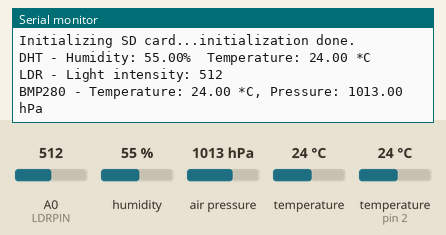
Bench run of a sketch on a simulated Arduino Nano, built with avr-gcc and run on an emulated ATmega328P. On the bench: the last lines printed to the serial monitor. Inputs (shaded band) come from the test bench; at power-on: humidity 55 %, air pressure 1013 hPa, A0 (LDRPIN) = 512, temperature 24 °C, temperature (sensor on pin 2) 24 °C. Storage starts empty.

Above: at 1.2 s.
1.3 s: humidity set to 22 %
At 2.23 s:
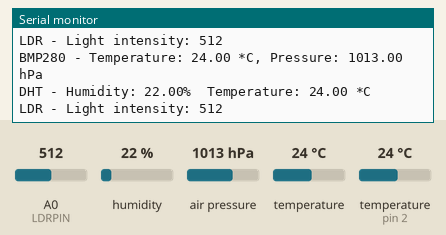
2.8 s: air pressure set to 952 hPa
At 3.8 s:
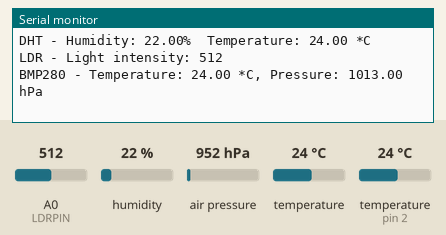
4.3 s: A0 (LDRPIN) set to 716
At 4.9 s:
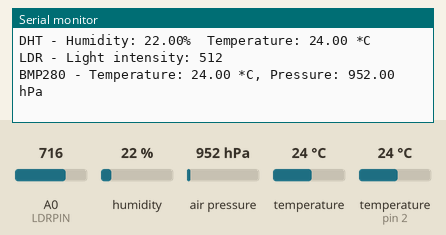
5.8 s: temperature (sensor 0) set to 12 °C
At 7.1 s:
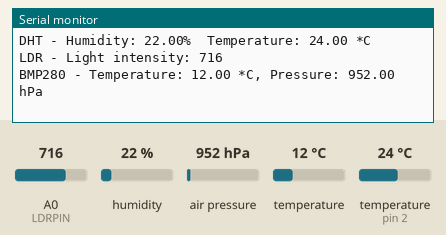
7.3 s: temperature (sensor on pin 2) set to 12 °C
At 8.7 s:
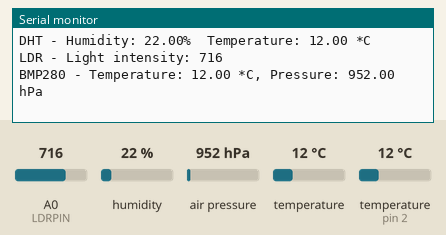
8.8 s: A0 (LDRPIN) set to 992
At 11.1 s:
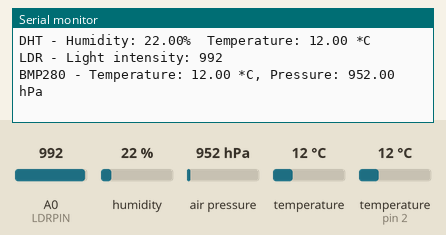
Timing chart, 0 to 11.3 s (numbered marks = the images above; inputs shaded):
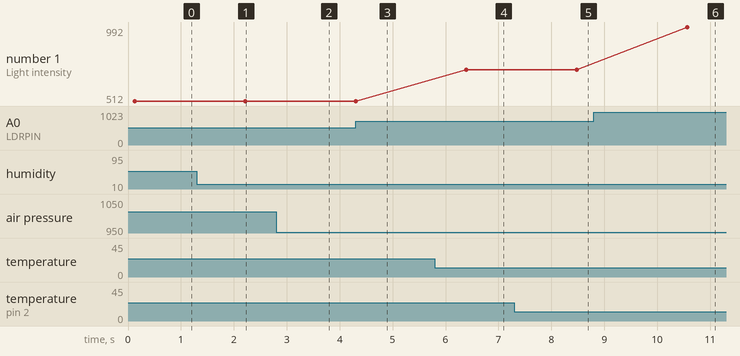

Measured:
- after the input at 1.3 s, the serial monitor: prints a new line after 0.87 s (image 1)
- after the input at 5.8 s, the serial monitor: prints a new line after 0.62 s (image 4)
- after the input at 7.3 s, the serial monitor: prints a new line after 1.1 s (image 5)
- after the input at 8.8 s, the serial monitor: prints a new line after 1.8 s (image 6)
- plotted number 1: 716 → 992 after the input at 8.8 s

The sketch:

Teste3.ino
```cpp
/*
Conexões para BMP280 com Arduino Nano utilizando SPI:

BMP280:
VCC: Conectar ao 3.3V do Arduino Nano
GND: Conectar ao GND do Arduino Nano
SCL: Conectar ao pino D13 (SCK) do Arduino Nano
SDA: Conectar ao pino D11 (MOSI) do Arduino Nano
CSB: Conectar ao pino D10 para Chip Select (CS)
SDO: Não utilizado no modo SPI

DHT22:
VCC: Conectar ao 5V do Arduino Nano
DATA: Conectar ao pino D2 do Arduino Nano
GND: Conectar ao GND do Arduino Nano

LDR:
Conectar um lado ao A0 do Arduino Nano
Conectar o outro lado a um resistor de pull-down de 10kΩ para o GND
VCC: Conectar ao 5V do Arduino Nano

SD:
MISO: D12
MOSI: D11
SCK: D13
SC:D10
Vcc: 5V
*/

#include <SPI.h>
#include <SD.h>
#include <Adafruit_Sensor.h>
#include <Adafruit_BMP280.h>
#include <DHT.h>

// Definindo os pinos para SPI do BMP280
#define BMP_CS 10
#define BMP_SCK 13
#define BMP_MOSI 11

// Definindo pinos para o sensor DHT22
#define DHTPIN 2
#define DHTTYPE DHT22

// Definindo pino para o sensor LDR
#define LDRPIN A0

// Definindo pino CS para o módulo SD
const int chipSelect = 4;

Adafruit_BMP280 bmp; // Usando SPI com pinos específicos
DHT dht(DHTPIN, DHTTYPE); // Sensor DHT22
int ldrValue = 0; // Valor do sensor LDR

File dataFile;

void setup() {
  Serial.begin(9600);
  Serial.println(F("BMP280, DHT22, LDR and SD test"));

  // Inicialização dos pinos SPI
  pinMode(BMP_CS, OUTPUT); // Definindo CSB como saída
  digitalWrite(BMP_CS, HIGH); // Inicia desativado

  // Inicialização dos sensores
  if (!bmp.begin(BMP_CS)) {
    Serial.println(F("Could not find a valid BMP280 sensor, check wiring!"));
    while (1);
  }

  dht.begin();

  // Inicialização do módulo SD
  Serial.print(F("Initializing SD card..."));
  if (!SD.begin(chipSelect)) {
    Serial.println(F("initialization failed!"));
    return;
  }
  Serial.println(F("initialization done."));
}

void loop() {
  // Leitura do sensor DHT22----------------------------------
  float h = dht.readHumidity();
  float t = dht.readTemperature();
  if (isnan(h) || isnan(t)) {
    Serial.println(F("Failed to read from DHT sensor!"));
  } else {
    Serial.print(F("DHT - Humidity: "));
    Serial.print(h);
    Serial.print(F("%  Temperature: "));
    Serial.print(t);
    Serial.println(" *C");

    // Escrever no arquivo SD
    dataFile = SD.open("data.txt", FILE_WRITE);
    if (dataFile) {
      dataFile.print(F("DHT - Humidity: "));
      dataFile.print(h);
      dataFile.print(F("%  Temperature: "));
      dataFile.print(t);
      dataFile.println(" *C");
      dataFile.close();
    } else {
      Serial.println(F("error opening data.txt"));
    }
  }
  //-----------------------------------------------------------

  // Leitura do sensor LDR------------------------------------
  ldrValue = analogRead(LDRPIN);
  Serial.print(F("LDR - Light intensity: "));
  Serial.println(ldrValue);

  // Escrever no arquivo SD
  dataFile = SD.open("data.txt", FILE_WRITE);
  if (dataFile) {
    dataFile.print(F("LDR - Light intensity: "));
    dataFile.println(ldrValue);
    dataFile.close();
  } else {
    Serial.println(F("error opening data.txt"));
  }
  //-----------------------------------------------------------

  // Leitura do sensor BMP280----------------------------------
  Serial.print(F("BMP280 - "));
  Serial.print(F("Temperature: "));
  Serial.print(bmp.readTemperature());
  Serial.print(" *C, ");
  Serial.print(F("Pressure: "));
  Serial.print(bmp.readPressure() / 100.0); // Convertendo de Pa para hPa
  Serial.println(" hPa");

  // Escrever no arquivo SD
  dataFile = SD.open("data.txt", FILE_WRITE);
  if (dataFile) {
    dataFile.print(F("BMP280 - "));
    dataFile.print(F("Temperature: "));
    dataFile.print(bmp.readTemperature());
    dataFile.print(" *C, ");
    dataFile.print(F("Pressure: "));
    dataFile.print(bmp.readPressure() / 100.0); // Convertendo de Pa para hPa
    dataFile.println(" hPa");
    dataFile.close();
  } else {
    Serial.println(F("error opening data.txt"));
  }
  //-----------------------------------------------------------

  Serial.println();
  delay(2000);
}
```
